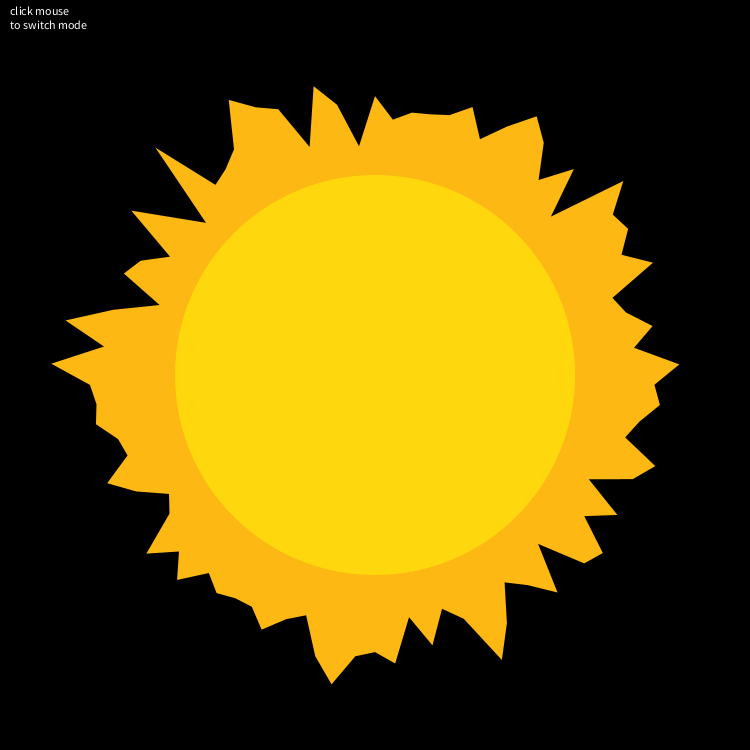
Frame 1 (no input)
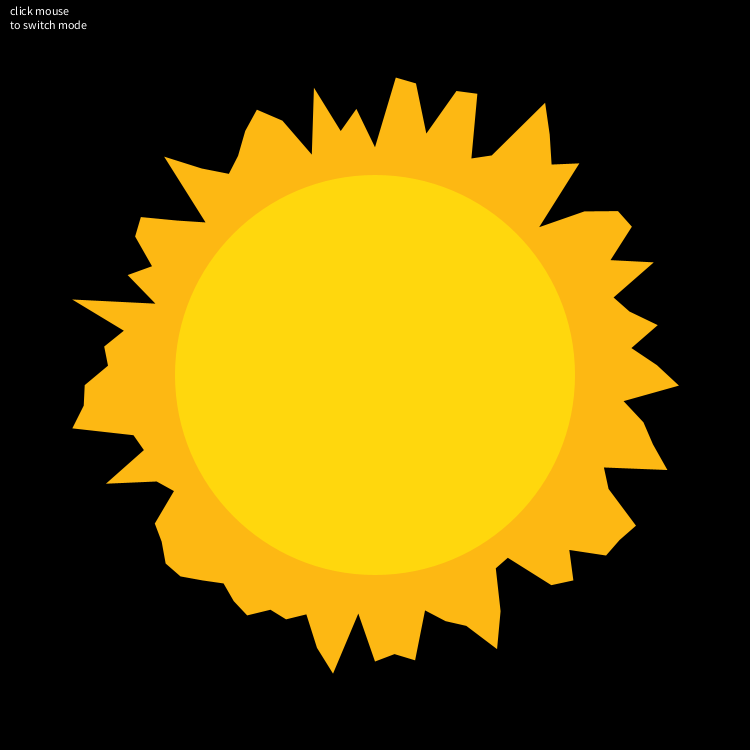
Frame 60 (the mouse pressed at the canvas centre just before this capture)
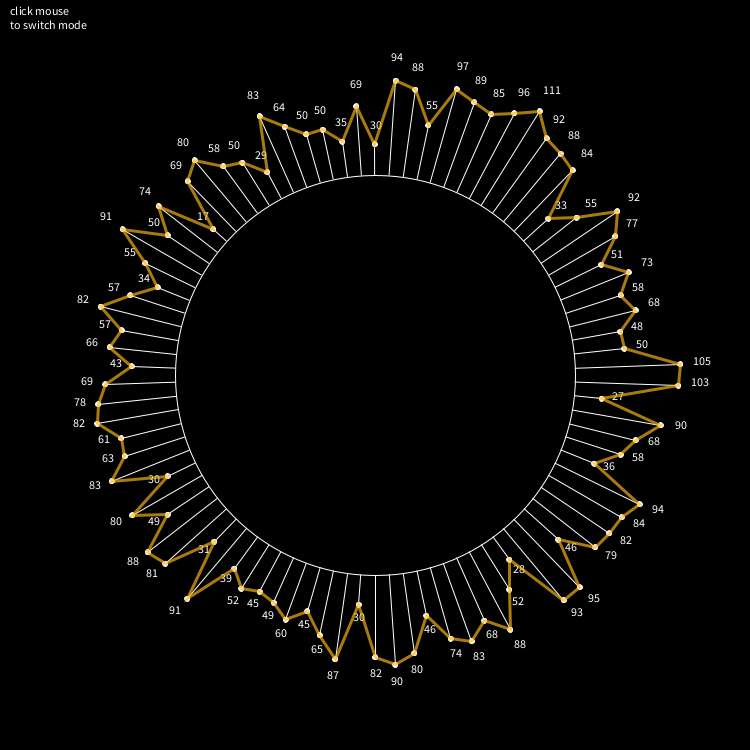
Frame 120 (the mouse held since frame 60 and released just before this capture)

The Processing sketch that drew these frames (run headless with seeded random() and noise(); from frame 60 on, the mouse is pressed at the canvas centre):

// Processing sketch: processing_127620
// ── processing_127620.pde

// software by theodoros papatheodorou
// released under GPL v3
// http://artech.cc
/////////////////////////////////

float[] noiseArray;
int totalRays = 90;
float angleStep = 360.0/totalRays;
boolean organicMode=true;

void setup()
{
  size(750, 750);
  background(0);
  frameRate(60);
   noiseArray = new float[totalRays];
   
   for (int x=0; x<totalRays; x++)
   {
     noiseArray[x]=(random(1000));
   }
}

void draw()
{
  background(0);
  if (organicMode) organicSun();
  else mathSun();
 
  fill(255);
  text("click mouse\nto switch mode", 10, 15);
}

void mousePressed()
{
  organicMode = !organicMode; 
}

void organicSun()
{
  fill(253, 184, 19);
  noStroke();
  
  pushMatrix();
  translate(width/2, height/2);
  float constRad = 200;

  beginShape();
  for (int x=0; x<totalRays; x++)
  {
    float rad = constRad + noise(noiseArray[x]) * 150;
    float startX = 0;
    float startY = 0;
    float endX = startX + rad * sin(radians(x*angleStep));
    float endY = startY + rad * cos(radians(x*angleStep));
    vertex(endX, endY);
    noiseArray[x]+=0.0075;
  }
  endShape(CLOSE);

  fill(255,215,13);
  ellipse(0,0,400,400);
  popMatrix(); 
}

void mathSun()
{
  pushMatrix();
  translate(width/2, height/2);
  float constRad = 200;

  beginShape();
  for (int x=0; x<totalRays; x++)
  {
    float rad = constRad + noise(noiseArray[x]) * 150;
    float startX = 0;
    float startY = 0;
    float endX = startX + rad * sin(radians(x*angleStep));
    float endY = startY + rad * cos(radians(x*angleStep));
    vertex(endX, endY);
    strokeWeight(1);
    stroke(255);
    line(startX, startY, endX, endY);
    fill(255);
    ellipse(endX, endY, 5, 5);
    ellipse(startX, startY, 5, 5);

    float lettersX = startX + rad * 1.07 * sin(radians(x*angleStep));
    float lettersY = startY + rad * 1.07 * cos(radians(x*angleStep));
    
    String locString = "" + int(rad-constRad);
    if (endX > 0) text(locString, lettersX-textWidth(locString)/2, lettersY);
    else text(locString, lettersX-textWidth(locString)/2, lettersY);

    noiseArray[x]+=0.0075;
  }
  stroke(253, 184, 19, 170);
  noFill();
  strokeWeight(3);
  endShape(CLOSE);

  fill(0);
  stroke(255);
  strokeWeight(1);
  ellipse(0,0,400,400);
  popMatrix();  
}
